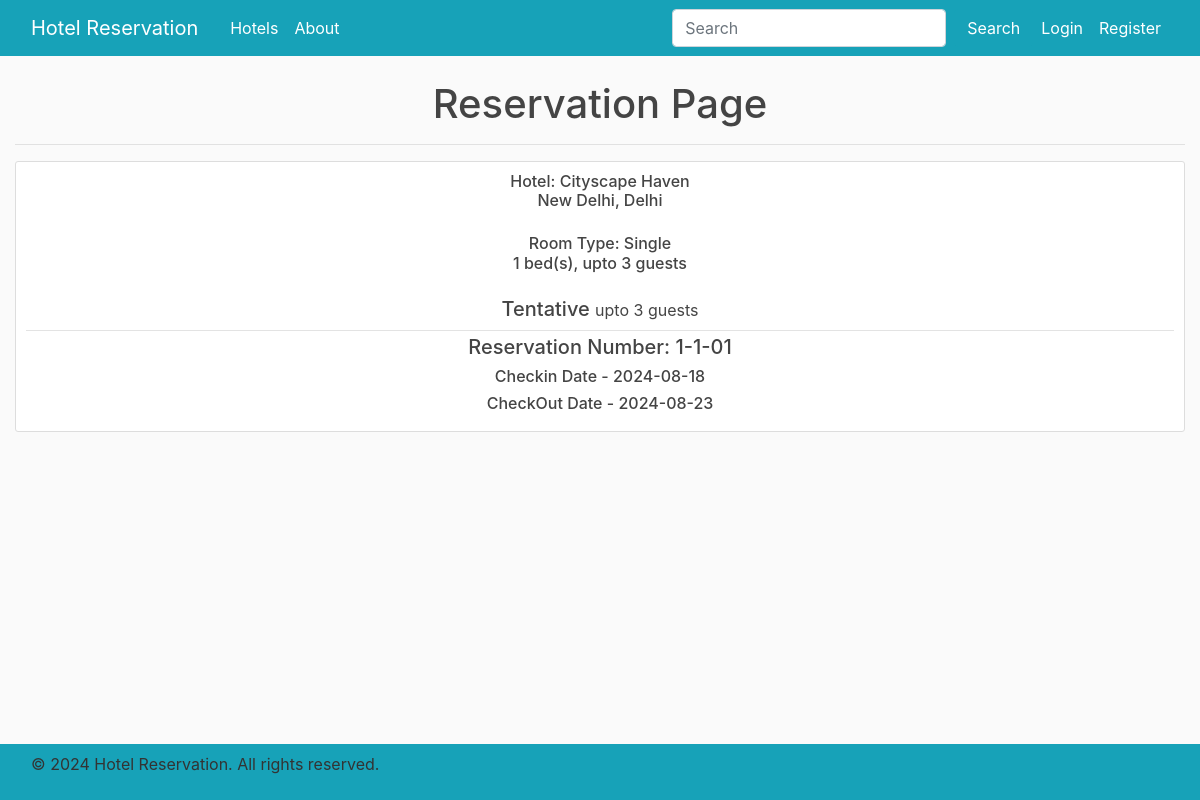
Screenshot of /reservation/1/ with the database file from the repository.
### hotelreservation/models.py (models this page shows, shortened)
class Hotel(db.Model):
    id = db.Column(db.Integer, primary_key=True)
    name = db.Column(db.String(100), nullable=False)
    date_posted = db.Column(db.DateTime, nullable=False, default=datetime.utcnow)
    type = db.Column(db.String(20), nullable=False)
    description = db.Column(db.Text, nullable=False)
    image_file = db.Column(db.String(20), nullable=False, default="default.jpg")
    city = db.Column(db.String(50), nullable=False)
    state = db.Column(db.String(50), nullable=False)
    contact = db.Column(db.String(10), nullable=False)
    rooms = db.relationship("Room", backref="hotel", lazy=True)
    reservations = db.relationship("Reservation", backref="hotel", lazy="dynamic")

class Room(db.Model):
    id = db.Column(db.Integer, primary_key=True)
    number = db.Column(db.String(10), nullable=False)
    date_posted = db.Column(db.DateTime, nullable=False, default=datetime.utcnow)
    type = db.Column(db.String(20), nullable=False)
    description = db.Column(db.Text, nullable=False)
    image_file = db.Column(db.String(20), nullable=False, default="default.jpg")
    availability_status = db.Column(db.Boolean, nullable=False, default=True)
    price = db.Column(db.Integer, nullable=False)
    capacity = db.Column(db.Integer, nullable=False)
    hotel_id = db.Column(db.Integer, db.ForeignKey("hotel.id"), nullable=False)
    reservations = db.relationship("Reservation", backref="room", lazy="dynamic")

class Reservation(db.Model):
    id = db.Column(db.Integer, primary_key=True)
    number = db.Column(db.String(10), nullable=False)
    date_posted = db.Column(db.DateTime, nullable=False, default=datetime.utcnow)
    type = db.Column(db.String(20), nullable=False)
    checkin_date = db.Column(db.Date, nullable=False)
    checkout_date = db.Column(db.Date, nullable=False)
    payment_status = db.Column(db.Boolean, nullable=False, default=False)
    guest_count = db.Column(db.Integer, nullable=False)
    customer_id = db.Column(db.Integer, db.ForeignKey("user.id"), nullable=False)
    hotel_id = db.Column(db.Integer, db.ForeignKey("hotel.id"), nullable=False)
    room_id = db.Column(db.Integer, db.ForeignKey("room.id"), nullable=False)

### hotelreservation/reservations/views.py (the view)
@reservations.route("/reservation/<int:reservation_id>/")
def reservation(reservation_id):
    reservation = Reservation.query.get_or_404(reservation_id)
    return render_template("reservation.html", title="Reservation", block_title="Reservation Page", reservation=reservation, room=reservation.room)

### hotelreservation/templates/reservation.html (shortened to what this page needs)
{% extends "base.html" %}
{% block content %}
    <h1>{{ block_title }}</h1><hr>
    <article class="media content-section">
        <div class="media-body">
            <h6 class=" mb-4">Hotel: {{ reservation.hotel.name }}<br>{{ reservation.hotel.city }}, {{ reservation.hotel.state }}</h6>
            <h6 class=" mb-4">Room Type: {{ reservation.room.type }}<br>{{ reservation.room.capacity }} bed(s), upto {{ reservation.room.capacity * 3 }} guests</h6>
            <div class="article-metadata">
                <h5>
                    {{ reservation.type }}
                    <small class="article-content">upto {{ reservation.guest_count }} guests</small>
                </h5>
            </div>
            <h5>Reservation Number: {{ reservation.number }}</h5>
            <h6 class="article-content">Checkin Date - {{ reservation.checkin_date.strftime('%Y-%m-%d') }}</h6>
            <h6 class="article-content">CheckOut Date - {{ reservation.checkout_date.strftime('%Y-%m-%d') }}</h6>
        </div>
    </article>
{% endblock content %}

### hotelreservation/static/main.css (style rules this page uses)
body { background: #fafafa; color: #333333; margin-top: 5rem; margin-bottom: 5rem; }
h1, h2, h3, h4, h5, h6 { color: #444444; }
.content-section { background: #ffffff; padding: 10px 10px; border: 1px solid #dddddd; border-radius: 3px; margin-bottom: 10px; }
.article-content { white-space: pre-line; }
.article-metadata { padding-bottom: 1px; margin-bottom: 4px; border-bottom: 1px solid #e3e3e3 }

### rows the page displays
Hotel: hotel.name "Cityscape Haven", hotel.city "New Delhi", hotel.state "Delhi"
Room: room.type "Single", room.capacity "1", reservation.room.capacity*3 "3"
Reservation: type "Tentative", guest_count "3", number "1-1-01", checkin_date "2024-08-18", checkout_date "2024-08-23"

### other values shown
{{ block_title }} "Reservation Page"
